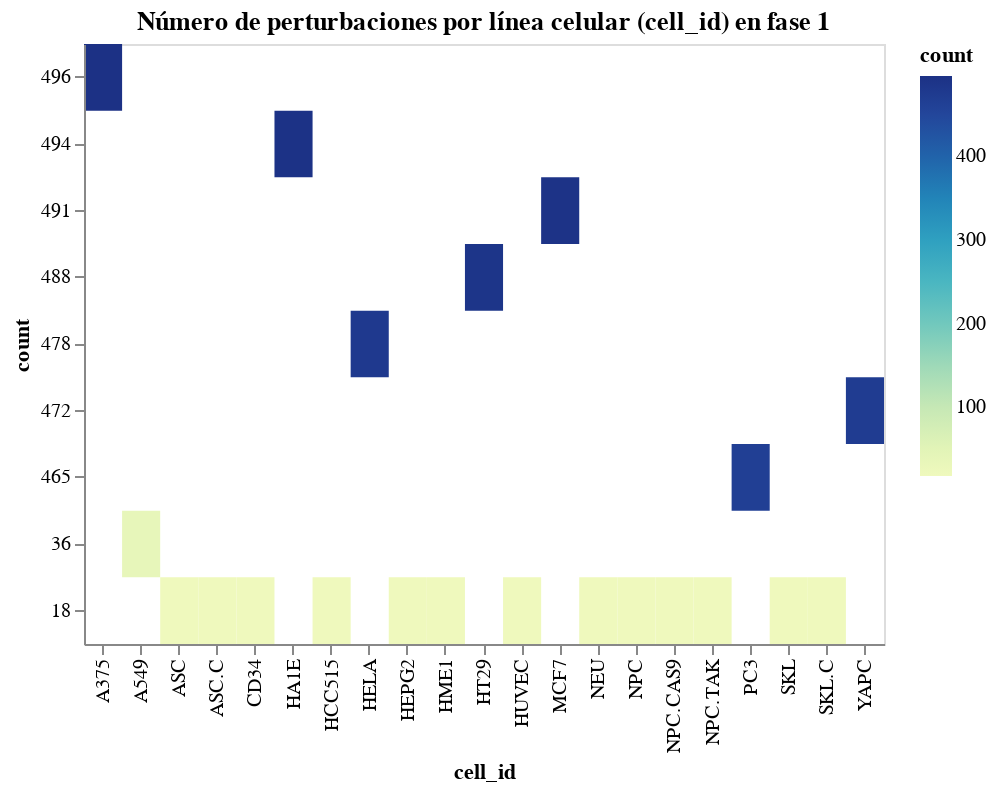

The cell this chart's notebook holds for it:
### Code cell
alt.Chart(num_cell_id_phase2).mark_rect().encode(
    x=alt.X('cell_id:O',
        axis=alt.Axis(
            labelColor=alt.condition('datum.cell_id == "NPC"', alt.value('red'), alt.value('black')))
    ),
    y=alt.Y('count:O', sort='-y'),
    color='count:Q',
    tooltip=['cell_id:N', 'count:Q']
).properties(
    title='Número de perturbaciones por línea celular (cell_id) en fase 1',
    width=400,
    height=300
).display()

### Figure 1 — Vega-Lite specification as saved in the notebook (floating-point values rounded to 4 significant figures)
{"config": {"view": {"continuousWidth": 400, "continuousHeight": 300}}, "data": {"name": "data-90bbcf616d8284ed8e709e3f8be2cc6b"}, "mark": "rect", "encoding": {"color": {"field": "count", "type": "quantitative"}, "tooltip": [{"field": "cell_id", "type": "nominal"}, {"field": "count", "type": "quantitative"}], "x": {"axis": {"labelColor": {"condition": {"test": "datum.cell_id == \"NPC\"", "value": "red"}, "value": "black"}}, "field": "cell_id", "type": "ordinal"}, "y": {"field": "count", "sort": "-y", "type": "ordinal"}}, "height": 300, "title": "Número de perturbaciones por línea celular (cell_id) en fase 1", "width": 400, "$schema": "https://vega.github.io/schema/vega-lite/v4.17.0.json", "datasets": {"data-90bbcf616d8284ed8e709e3f8be2cc6b": [{"cell_id": "A375", "count": 496}, {"cell_id": "A549", "count": 36}, {"cell_id": "ASC", "count": 18}, {"cell_id": "ASC.C", "count": 18}, {"cell_id": "CD34", "count": 18}, {"cell_id": "HA1E", "count": 494}, {"cell_id": "HCC515", "count": 18}, {"cell_id": "HELA", "count": 478}, {"cell_id": "HEPG2", "count": 18}, {"cell_id": "HME1", "count": 18}, {"cell_id": "HT29", "count": 488}, {"cell_id": "HUVEC", "count": 18}, {"cell_id": "MCF7", "count": 491}, {"cell_id": "NEU", "count": 18}, {"cell_id": "NPC", "count": 18}, {"cell_id": "NPC.CAS9", "count": 18}, {"cell_id": "NPC.TAK", "count": 18}, {"cell_id": "PC3", "count": 465}, {"cell_id": "SKL", "count": 18}, {"cell_id": "SKL.C", "count": 18}, {"cell_id": "YAPC", "count": 472}]}}
